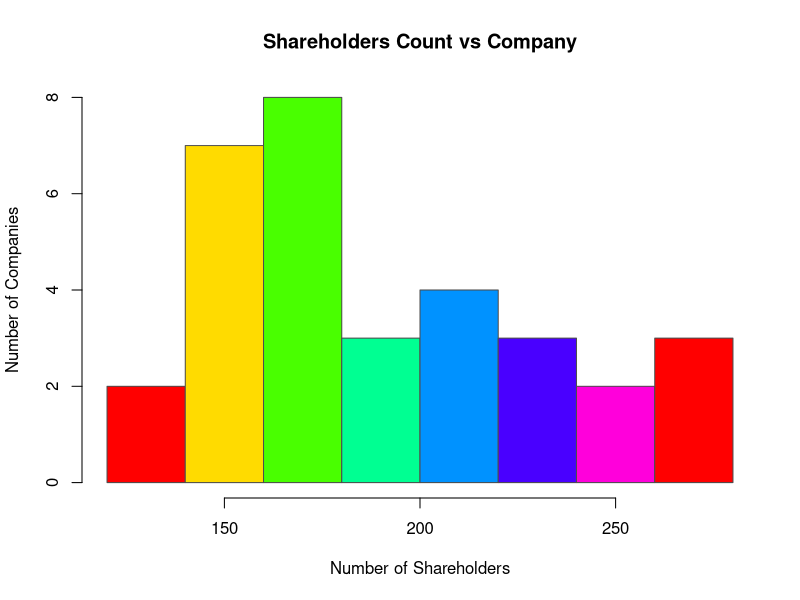
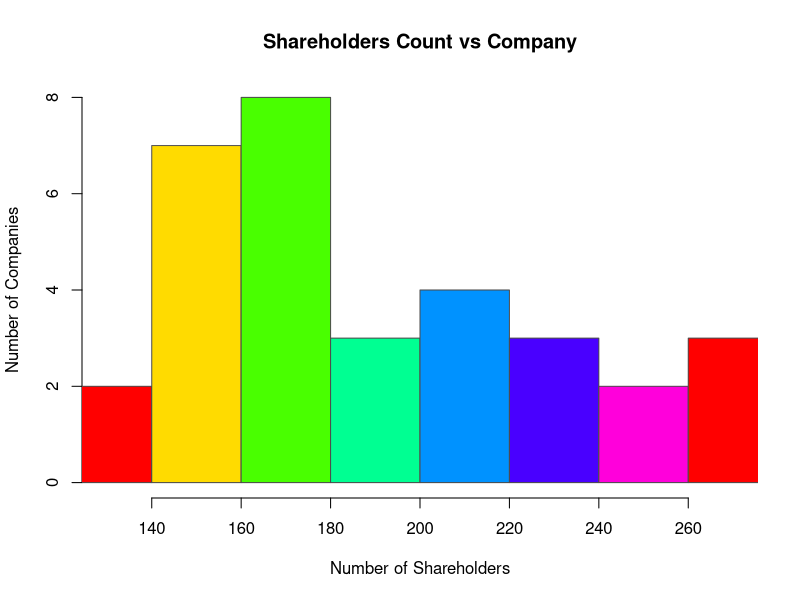

Generate these figures, in order, with R:
setwd("C:/Users/metal/Documents/SLIIT Y02S02/IT 2110 - PAS/R Labs/Lab 05")
getwd()

file5 <- read.table("Data.txt", header = TRUE, sep = ",")
names(file5) <- c("Company Name", "Shareholders Number")
View(file5)


hist(file5$`Shareholders Number`,
     main = "Shareholders Count vs Company",
     xlab = "Number of Shareholders",
     ylab = "Number of Companies",
     col = rainbow(7),
     breaks = 5,
     border = "gray30",  
)

hist(file5$`Shareholders Number`,
     main = "Shareholders Count vs Company",
     xlab = "Number of Shareholders",
     ylab = "Number of Companies",
     col = rainbow(7),
     xlim = c(130,270),
     breaks = 7,
     border = "gray30",  
)

